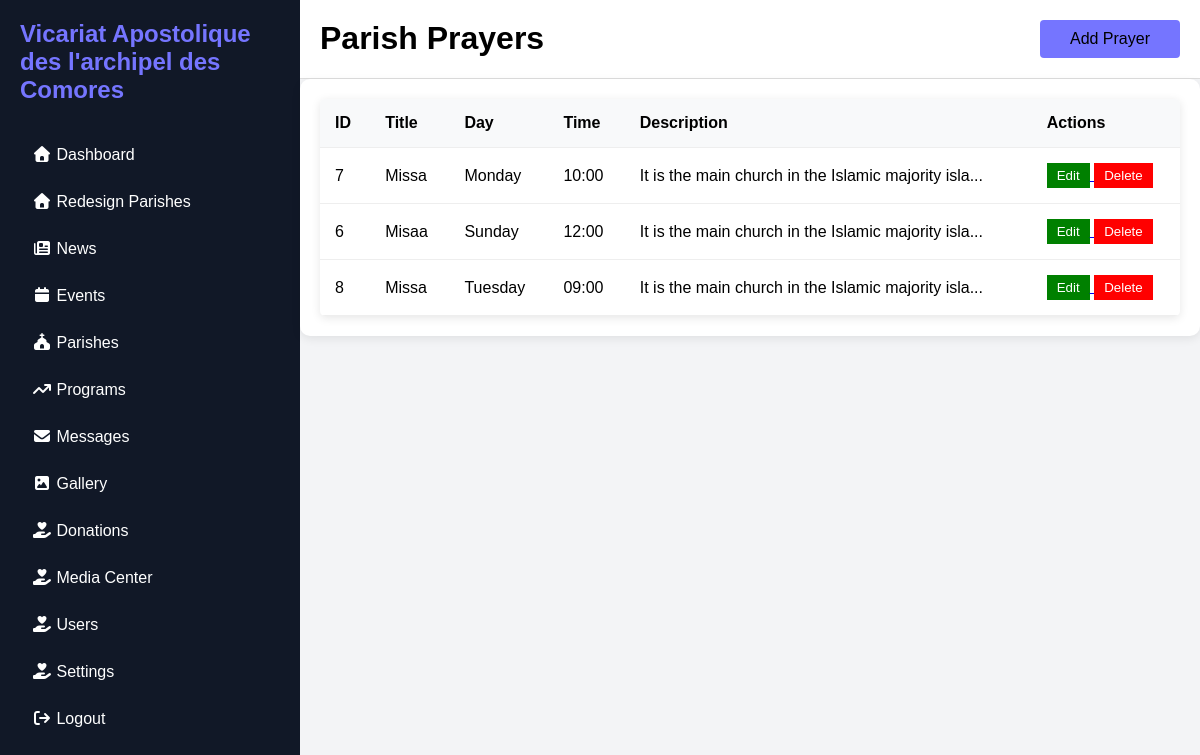
Page /Admin/prayers-list.php?parish_id=4 (signed in) on the committed database.
### tables this page shows
CREATE TABLE `parish_prayers` (
  `id` int(11) NOT NULL,
  `parish_id` int(11) NOT NULL,
  `title` varchar(255) DEFAULT NULL,
  `prayer_day` varchar(50) DEFAULT NULL,
  `prayer_time` varchar(50) DEFAULT NULL,
  `description` text DEFAULT NULL,
  `created_at` timestamp NOT NULL DEFAULT current_timestamp()
);

### Admin/prayers-list.php (the view, shortened to what this page needs)
<?php
include_once __DIR__.'/include/header.php';
$parish_id = (int) $_GET['parish_id'];
$sql = "
SELECT pp.*, p.name AS parish_name
FROM parish_prayers pp
JOIN parishe p ON p.id = pp.parish_id
WHERE pp.parish_id = $parish_id
ORDER BY pp.prayer_day, pp.prayer_time
";
$result = mysqli_query($conn, $sql);
?>
<div class="main">
<div class="topbar">
    <h1>Parish Prayers</h1>
    <a href="add-prayer.php?parish_id=<?= $parish_id ?>">
        Add Prayer
    </a>
</div>
 <div class="table-container">
<table>
<tr>
    <th>ID</th>
    <th>Title</th>
    <th>Day</th>
    <th>Time</th>
    <th>Description</th>
    <th>Actions</th>
</tr>
<?php while($row = mysqli_fetch_assoc($result)) { ?>
<tr>
<td><?= $row['id'] ?></td>
<td><?= $row['title'] ?></td>
<td><?= $row['prayer_day'] ?></td>
<td><?= $row['prayer_time'] ?></td>
<td><?= substr($row['description'],0,50) ?>...</td>
<td>
<a href="edit-prayer.php?id=<?= $row['id'] ?>">
<button class="edit">Edit</button>
</a>
<a href="delete-prayer.php?id=<?= $row['id'] ?>&parish_id=<?= $parish_id ?>" onclick="return confirm('Are you sure want to Delete?')">
<button class="delete">Delete</button>
</a>
</td>
</tr>
<?php } ?>
</table>
</div>
</div>

### Admin/Admin_Css/adminbig.css (style rules this page uses)
* { margin: 0; padding: 0; box-sizing: border-box; font-family: Arial; }
.main { flex: 1; background: #f3f4f6; }
.topbar { background: white; padding: 20px; border-bottom: 1px solid #ddd; display: flex; justify-content: space-between; }
.topbar a { text-decoration: none; padding: 10px 30px; background-color: rgb(117, 117, 255); border-radius: 4px; color: black; }
.table-container { padding: 20px; }
table { width: 100%; border-collapse: collapse; background: white; border-radius: 5px; overflow: hidden; box-shadow: 0 2px 10px rgba(0, 0, 0, 0.1); }
table th { background: #111827; color: black; padding: 12px; text-align: center; }
table td { padding: 15px; text-align: center; border-bottom: 1px solid #eee; }
.edit { background: green; color: white; border: none; padding: 5px 10px; cursor: pointer; }
.delete { background: red; color: white; border: none; padding: 5px 10px; cursor: pointer; }
.table-container { background: #fff; padding: 20px; border-radius: 10px; overflow-x: auto; box-shadow: 0 3px 10px rgba(0, 0, 0, .08); }
.table-container table { width: 100%; border-collapse: collapse; }
.table-container th, .table-container td { padding: 15px; border-bottom: 1px solid #eee; text-align: left; }
.table-container th { background: #f8f9fa; }

### rows in the picture
parish_prayers: id "7", title "Missa", prayer_day "Monday", prayer_time "10:00", description "It is the main church in the Islamic majority isla"
parish_prayers: id "6", title "Misaa", prayer_day "Sunday", prayer_time "12:00", description "It is the main church in the Islamic majority isla"
parish_prayers: id "8", title "Missa", prayer_day "Tuesday", prayer_time "09:00", description "It is the main church in the Islamic majority isla"
